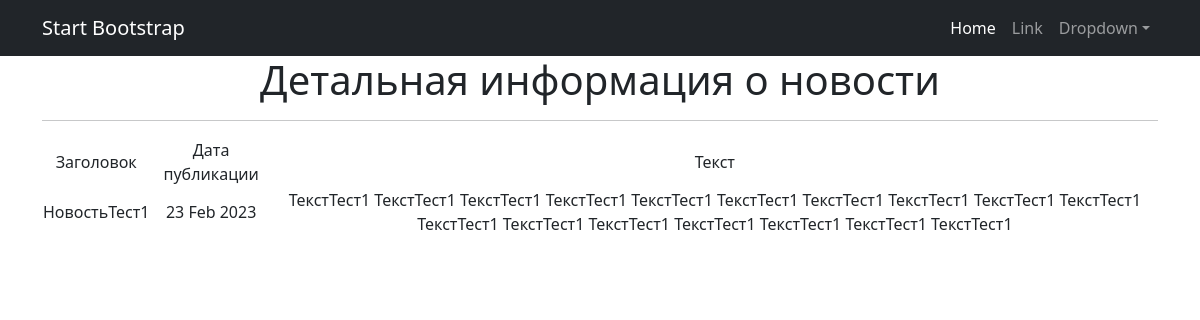
The page /news/5 on the database as committed earlier.
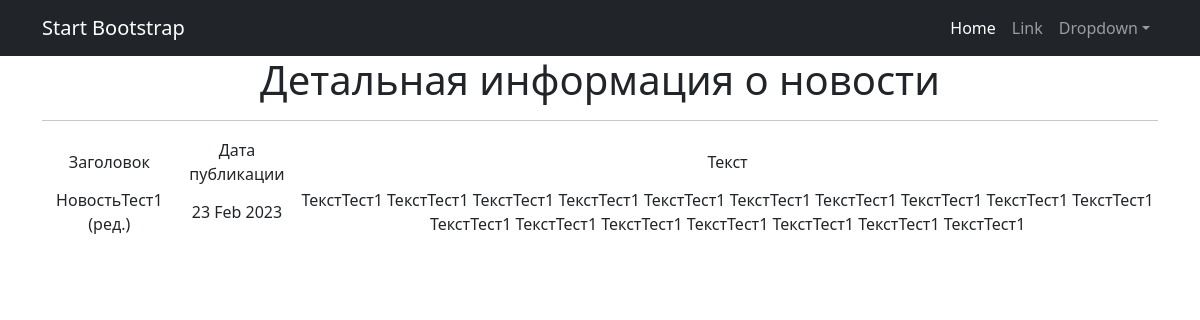
The same page on the database as committed later.
### news/models.py (models this page shows, shortened)
class Post(models.Model):
    TYPES = [
        ('P', 'Статья'),  # P for "post"
        ('N', 'Новость')   # N for "news"
    ]
    author = models.ForeignKey(Author, on_delete=models.CASCADE)
    post_type = models.CharField(max_length=1, choices=TYPES, default='P')
    creation_time = models.DateTimeField(auto_now_add=True)
    categories = models.ManyToManyField('Category', through='PostCategory')
    title = models.CharField(max_length=255, blank=False)
    text = models.TextField(blank=False)
    post_rating = models.FloatField(default=0.0)

### news/views.py (the view)
# urls.py: path('<int:pk>', NewsDetail.as_view(), name='news_detail'),
class NewsDetail(DetailView):
    model = Post
    template_name = 'news_detail.html'
    context_object_name = 'news_detail'

### news/templatetags/custom_filters.py (called while the page is built)
@register.filter()
def censor(value):
    bad_words = ('редиска', 'бля')
    if not isinstance(value, str):
        raise TypeError(f"unresolved type '{type(value)}' expected  type 'str'")
    for word in value.split():
        if word.lower() in bad_words:
            value = value.replace(word, f"{word[0]}{'*' * (len(word) - 1)}")
    return value

### templates/news_detail.html (shortened to what this page needs)
{% extends 'flatpages/default.html' %}
{% load custom_filters %}
{% block content %}
    <h1>Детальная информация о новости</h1>
    <hr>
    {% if news_detail %}
        <table>
            <tr>
                <td>Заголовок</td>
                <td>Дата публикации</td>
                <td>Текст</td>
            </tr>
            <tr>
                <td>{{ news_detail.title|censor }}</td>
                <td>{{ news_detail.creation_time|date:'d M Y' }}</td>
                <td>{{ news_detail.text|censor }}</td>
            </tr>
        </table>
    {% else %}
        <h2>Такой новости нет!</h2>
    {% endif %}
{% endblock content %}

Rows that differ between the two databases and show on the page:
changed Post: title|censor "НовостьТест1" → "НовостьТест1 (ред.)"
